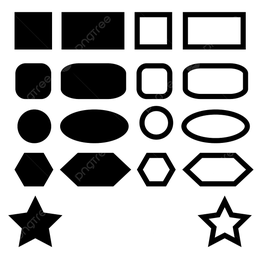
#> input picture r.png, 256 x 256 px, shrunk from 1200 x 1200 before the run, found by its file name
$ python main.py
#> lines starting #> are read from the running program, lines starting #| are printed output that depends on the picture
#> in main, src is the input picture: shape (256, 256, 3); min 0, max 255, mean 177.2
import cv2
import numpy as np
import time

def gaussian_kernel_generator(besarKernel, delta):
#> called with besarKernel = 7, delta = 3.9
    kernelRadius = besarKernel // 2
    result = np.zeros((besarKernel, besarKernel))

    pengali = 1 / (2 * np.pi * delta ** 2)

    for filterX in range(-kernelRadius, kernelRadius+1):
        for filterY in range(-kernelRadius, kernelRadius+1):
            result[filterY + kernelRadius, filterX + kernelRadius] = \
                np.exp(-(np.sqrt(filterY ** 2 + filterX ** 2) / (delta ** 2 * 2))) * pengali
    return result

def gaussian_kernel_derivative_generator(besarKernel, delta):
#> called with besarKernel = 7, delta = 1.3
    kernelRadius = besarKernel // 2
    resultX = np.zeros((besarKernel, besarKernel))
    resultY = np.zeros((besarKernel, besarKernel))

    pengali = -1 / (2 * np.pi * delta ** 4)

    for filterX in range(-kernelRadius, kernelRadius+1):
        for filterY in range(-kernelRadius, kernelRadius+1):
            resultX[filterY + kernelRadius, filterX + kernelRadius] = \
                np.exp(-(filterX ** 2 / (delta ** 2 * 2))) * pengali * filterX
            resultY[filterY + kernelRadius, filterX + kernelRadius] = \
                np.exp(-(filterY ** 2 / (delta ** 2 * 2))) * pengali * filterY
    return resultX, resultY


def harris(src, Gx, Gy, Gxy, thres, k):
#> called with Gx = array of shape (7, 7), Gy = array of shape (7, 7), Gxy = array of shape (7, 7), thres = 5000, k = 0.04
    centerKernelGyGx = Gy.shape[1] // 2
    centerKernelGxy = Gxy.shape[1] // 2

    Ix2 = np.zeros((src.shape[0], src.shape[1]))
    Iy2 = np.zeros((src.shape[0], src.shape[1]))
    Ixy = np.zeros((src.shape[0], src.shape[1]))
    IR = np.zeros((src.shape[0], src.shape[1]))

    result = src.copy()

    for i in range(src.shape[1]):
        for j in range(src.shape[0]):
            sX = 0
            sY = 0

            for ik in range(-centerKernelGyGx, centerKernelGyGx + 1):
                ii = i + ik
                for jk in range(-centerKernelGyGx, centerKernelGyGx + 1):
                    jj = j + jk

                    if ii >= 0 and ii < src.shape[1] and jj >= 0 and jj < src.shape[0]:
                        sX += src[jj, ii] * Gx[centerKernelGyGx + jk, centerKernelGyGx + ik]
                        sY += src[jj, ii] * Gy[centerKernelGyGx + jk, centerKernelGyGx + ik]

            Ix2[j, i] = sX * sX
            Iy2[j, i] = sY * sY
            Ixy[j, i] = sX * sY
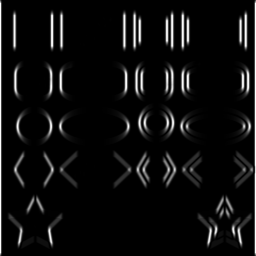
#> Ix2: shape (256, 256) float64; min 0, max 24251.7, mean 1353.6; drawn with min black and max white
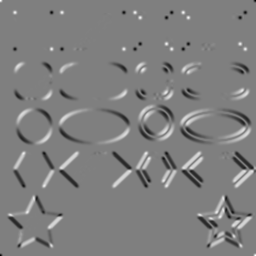
#> Ixy: shape (256, 256) float64; min -7918.9, max 7918.9, mean -0.8; drawn with min black and max white
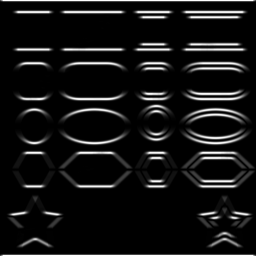
#> Iy2: shape (256, 256) float64; min 0, max 24251.7, mean 2043.4; drawn with min black and max white

    for i in range(src.shape[1]):
        for j in range(src.shape[0]):
            sX2 = 0
            sY2 = 0
            sXY = 0

            for ik in range(-centerKernelGxy, centerKernelGxy + 1):
                ii = i + ik
                for jk in range(-centerKernelGxy, centerKernelGxy + 1):
                    jj = j + jk

                    if ii >= 0 and ii < src.shape[1] and jj >= 0 and jj < src.shape[0]:
                        sX2 += Ix2[jj, ii] * Gxy[centerKernelGxy + jk, centerKernelGxy + ik]
                        sY2 += Iy2[jj, ii] * Gxy[centerKernelGxy + jk, centerKernelGxy + ik]
                        sXY += Ixy[jj, ii] * Gxy[centerKernelGxy + jk, centerKernelGxy + ik]

            R = ((sX2 * sY2) - (sXY * sXY)) - k * (sX2 + sY2)**2

            if R > thres:
                IR[j, i] = R
            else:
                IR[j, i] = 0
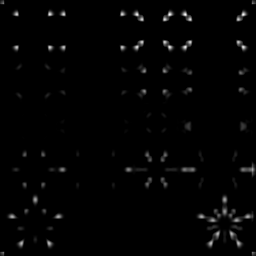
#> IR: shape (256, 256) float64; min 0, max 4934739.9, mean 68792.7; drawn with min black and max white

    for y in range(1, IR.shape[0] - 1):
        for x in range(6, IR.shape[1] - 6):

            if (IR[y, x] > IR[y + 1, x] and
                IR[y, x] > IR[y - 1, x] and
                IR[y, x] > IR[y, x + 1] and
                IR[y, x] > IR[y, x - 1] and
                IR[y, x] > IR[y + 1, x + 1] and
                IR[y, x] > IR[y + 1, x - 1] and
                IR[y, x] > IR[y - 1, x + 1] and
                IR[y, x] > IR[y - 1, x - 1]):

                cv2.circle(result, (x, y), 5, 255, -1)
                result[y, x] = 255
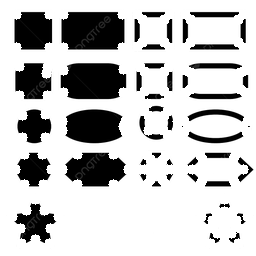
#> result: shape (256, 256); min 0, max 255, mean 195.6

    return result

def circleMidpoint(img, x0, y0, radius, val):
    x = radius
    y = 0
    radiusError = 1 - x

    while x > y:
        img[y + y0, x + x0] = val
        img[x + y0, y + x0] = val
        img[-y + y0, x + x0] = val
        img[-x + y0, y + x0] = val
        img[-y + y0, -x + x0] = val
        img[-x + y0, -y + x0] = val
        img[y + y0, -x + x0] = val
        img[x + y0, -y + x0] = val

        y += 1

        if radiusError < 0:
            radiusError += 2 * y + 1
        else:
            x -= 1
            radiusError += 2 * (y - x + 1)

def main():
    start = time.time()

    src = cv2.imread("/Users/mansovic./CLionProjects/CPROJECT/r.png")
    src = cv2.cvtColor(src, cv2.COLOR_BGR2GRAY)

    Gxy = gaussian_kernel_generator(7, 3.9)
    dGx, dGy = gaussian_kernel_derivative_generator(7, 1.3)

    print("Gxy :", Gxy)
    print("dGx :", dGx)
    print("dGy :", dGy)

    # Use the Harris function and store the result in 'corner'
    corner = harris(src, dGx, dGy, Gxy, 5000, 0.04)

    stop = time.time()
    duration = (stop - start) * 10**6  # microseconds
    print("Time taken by function: {} microseconds".format(duration))

    cv2.imshow('Original', src)
    cv2.imshow('Harris corners detected', corner)  # Now 'corner' is defined as the output of the 'harris' function.

    cv2.waitKey(0)
    cv2.destroyAllWindows()

if __name__ == "__main__":
    main()
